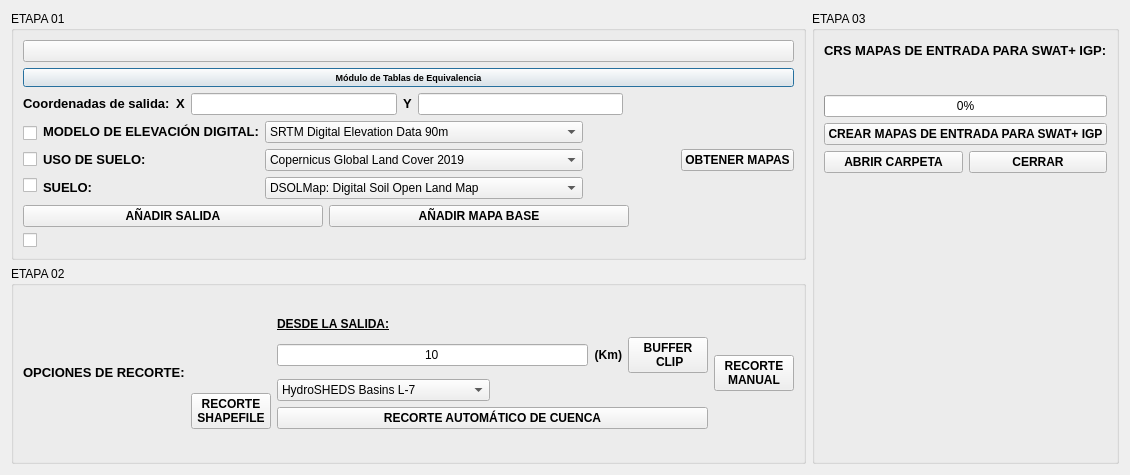
<?xml version="1.0" encoding="UTF-8"?>
<ui version="4.0">
 <class>BaseDialog_GEE</class>
 <widget class="QDialog" name="BaseDialog_GEE">
  <property name="geometry">
   <rect>
    <x>0</x>
    <y>0</y>
    <width>927</width>
    <height>475</height>
   </rect>
  </property>
  <property name="cursor">
   <cursorShape>ArrowCursor</cursorShape>
  </property>
  <property name="focusPolicy">
   <enum>Qt::NoFocus</enum>
  </property>
  <property name="contextMenuPolicy">
   <enum>Qt::DefaultContextMenu</enum>
  </property>
  <property name="windowTitle">
   <string>Tablas de Equivalencia (fuentes Globales)</string>
  </property>
  <property name="windowIcon">
   <iconset resource="resources.qrc">
    <normaloff>:/imgMapSWAT/images/icon.png</normaloff>:/imgMapSWAT/images/icon.png</iconset>
  </property>
  <property name="styleSheet">
   <string notr="true"/>
  </property>
  <property name="sizeGripEnabled">
   <bool>false</bool>
  </property>
  <layout class="QGridLayout" name="gridLayout_4">
   <item row="0" column="0">
    <layout class="QHBoxLayout" name="horizontalLayout_12">
     <item>
      <layout class="QVBoxLayout" name="verticalLayout_10">
       <item>
        <widget class="QGroupBox" name="groupBox">
         <property name="title">
          <string>ETAPA 01</string>
         </property>
         <layout class="QGridLayout" name="gridLayout">
          <item row="3" column="0">
           <layout class="QHBoxLayout" name="horizontalLayout_6">
            <item>
             <layout class="QHBoxLayout" name="horizontalLayout">
              <item>
               <widget class="QCheckBox" name="checkBox_GWFLOW">
                <property name="text">
                 <string/>
                </property>
               </widget>
              </item>
              <item>
               <widget class="QLabel" name="labelGWFLOW">
                <property name="text">
                 <string>&lt;html&gt;&lt;head/&gt;&lt;body&gt;&lt;p&gt;&lt;span style=&quot; font-size:10pt; font-weight:600;&quot;/&gt;&lt;/p&gt;&lt;/body&gt;&lt;/html&gt;</string>
                </property>
                <property name="textFormat">
                 <enum>Qt::RichText</enum>
                </property>
               </widget>
              </item>
             </layout>
            </item>
            <item>
             <widget class="QLabel" name="labelOR">
              <property name="maximumSize">
               <size>
                <width>25</width>
                <height>25</height>
               </size>
              </property>
              <property name="font">
               <font>
                <pointsize>10</pointsize>
                <weight>75</weight>
                <italic>false</italic>
                <bold>true</bold>
                <underline>false</underline>
               </font>
              </property>
              <property name="styleSheet">
               <string notr="true">color: rgb(0, 170, 0);</string>
              </property>
              <property name="text">
               <string/>
              </property>
              <property name="textFormat">
               <enum>Qt::PlainText</enum>
              </property>
              <property name="pixmap">
               <pixmap resource="resources.qrc">:/imgMapSWAT/images/arrow.png</pixmap>
              </property>
              <property name="scaledContents">
               <bool>true</bool>
              </property>
              <property name="alignment">
               <set>Qt::AlignRight|Qt::AlignTrailing|Qt::AlignVCenter</set>
              </property>
             </widget>
            </item>
           </layout>
          </item>
          <item row="1" column="0">
           <widget class="QPushButton" name="pushButton_Info">
            <property name="font">
             <font>
              <pointsize>7</pointsize>
              <weight>75</weight>
              <bold>true</bold>
             </font>
            </property>
            <property name="text">
             <string>Módulo de Tablas de Equivalencia</string>
            </property>
            <property name="icon">
             <iconset resource="resources.qrc">
              <normaloff>:/imgMapSWAT/images/info2.png</normaloff>:/imgMapSWAT/images/info2.png</iconset>
            </property>
           </widget>
          </item>
          <item row="2" column="0">
           <layout class="QHBoxLayout" name="horizontalLayout_7">
            <item>
             <layout class="QVBoxLayout" name="verticalLayout_5">
              <item>
               <layout class="QHBoxLayout" name="horizontalLayout_3">
                <item>
                 <widget class="QLabel" name="labelOutlet">
                  <property name="text">
                   <string>&lt;html&gt;&lt;head/&gt;&lt;body&gt;&lt;p&gt;&lt;span style=&quot; font-size:10pt; font-weight:600;&quot;&gt;Coordenadas de salida:&lt;/span&gt;&lt;/p&gt;&lt;/body&gt;&lt;/html&gt;</string>
                  </property>
                  <property name="textFormat">
                   <enum>Qt::RichText</enum>
                  </property>
                 </widget>
                </item>
                <item>
                 <widget class="QLabel" name="labelX">
                  <property name="text">
                   <string>&lt;html&gt;&lt;head/&gt;&lt;body&gt;&lt;p&gt;&lt;span style=&quot; font-size:10pt; font-weight:600;&quot;&gt;X&lt;/span&gt;&lt;/p&gt;&lt;/body&gt;&lt;/html&gt;</string>
                  </property>
                  <property name="textFormat">
                   <enum>Qt::RichText</enum>
                  </property>
                 </widget>
                </item>
                <item>
                 <widget class="QLineEdit" name="lineX">
                  <property name="alignment">
                   <set>Qt::AlignCenter</set>
                  </property>
                 </widget>
                </item>
                <item>
                 <widget class="QLabel" name="labelY">
                  <property name="text">
                   <string>&lt;html&gt;&lt;head/&gt;&lt;body&gt;&lt;p&gt;&lt;span style=&quot; font-size:10pt; font-weight:600;&quot;&gt;Y&lt;/span&gt;&lt;/p&gt;&lt;/body&gt;&lt;/html&gt;</string>
                  </property>
                  <property name="textFormat">
                   <enum>Qt::RichText</enum>
                  </property>
                 </widget>
                </item>
                <item>
                 <widget class="QLineEdit" name="lineY">
                  <property name="alignment">
                   <set>Qt::AlignCenter</set>
                  </property>
                 </widget>
                </item>
                <item>
                 <widget class="QgsProjectionSelectionWidget" name="mQgsProjection_Outlet">
                  <property name="font">
                   <font>
                    <weight>75</weight>
                    <bold>true</bold>
                   </font>
                  </property>
                 </widget>
                </item>
               </layout>
              </item>
              <item>
               <layout class="QHBoxLayout" name="horizontalLayout_2">
                <item>
                 <layout class="QVBoxLayout" name="verticalLayout_3">
                  <item>
                   <widget class="QCheckBox" name="checkBox_DEM">
                    <property name="text">
                     <string/>
                    </property>
                   </widget>
                  </item>
                  <item>
                   <widget class="QCheckBox" name="checkBox_Landuse">
                    <property name="text">
                     <string/>
                    </property>
                   </widget>
                  </item>
                  <item>
                   <widget class="QCheckBox" name="checkBox_Soil">
                    <property name="text">
                     <string/>
                    </property>
                   </widget>
                  </item>
                 </layout>
                </item>
                <item>
                 <layout class="QVBoxLayout" name="verticalLayout_2">
                  <item>
                   <widget class="QLabel" name="labelDEM">
                    <property name="text">
                     <string>&lt;html&gt;&lt;head/&gt;&lt;body&gt;&lt;p&gt;&lt;span style=&quot; font-size:10pt; font-weight:600;&quot;&gt;MODELO DE ELEVACIÓN DIGITAL:&lt;/span&gt;&lt;/p&gt;&lt;/body&gt;&lt;/html&gt;</string>
                    </property>
                    <property name="textFormat">
                     <enum>Qt::RichText</enum>
                    </property>
                   </widget>
                  </item>
                  <item>
                   <widget class="QLabel" name="labelLanduse">
                    <property name="text">
                     <string>&lt;html&gt;&lt;head/&gt;&lt;body&gt;&lt;p&gt;&lt;span style=&quot; font-size:10pt; font-weight:600;&quot;&gt;USO DE SUELO:&lt;/span&gt;&lt;/p&gt;&lt;/body&gt;&lt;/html&gt;</string>
                    </property>
                    <property name="textFormat">
                     <enum>Qt::RichText</enum>
                    </property>
                   </widget>
                  </item>
                  <item>
                   <widget class="QLabel" name="labelSoil">
                    <property name="text">
                     <string>&lt;html&gt;&lt;head/&gt;&lt;body&gt;&lt;p&gt;&lt;span style=&quot; font-size:10pt; font-weight:600;&quot;&gt;SUELO:&lt;/span&gt;&lt;/p&gt;&lt;/body&gt;&lt;/html&gt;</string>
                    </property>
                    <property name="textFormat">
                     <enum>Qt::RichText</enum>
                    </property>
                   </widget>
                  </item>
                 </layout>
                </item>
                <item>
                 <layout class="QVBoxLayout" name="verticalLayout">
                  <item>
                   <widget class="QComboBox" name="comboBox_DEM">
                    <item>
                     <property name="text">
                      <string>SRTM Digital Elevation Data 90m</string>
                     </property>
                    </item>
                    <item>
                     <property name="text">
                      <string>NASADEM Digital Elevation 30m</string>
                     </property>
                    </item>
                    <item>
                     <property name="text">
                      <string>Copernicus DEM GLO-30m</string>
                     </property>
                    </item>
                   </widget>
                  </item>
                  <item>
                   <widget class="QComboBox" name="comboBox_LANDUSE">
                    <item>
                     <property name="text">
                      <string>Copernicus Global Land Cover 2019</string>
                     </property>
                    </item>
                    <item>
                     <property name="text">
                      <string>GlobCover: Global Land Cover Map 2009</string>
                     </property>
                    </item>
                    <item>
                     <property name="text">
                      <string>Copernicus CORINE Land Cover 1990 (only Europe)</string>
                     </property>
                    </item>
                    <item>
                     <property name="text">
                      <string>Copernicus CORINE Land Cover 2000 (only Europe)</string>
                     </property>
                    </item>
                    <item>
                     <property name="text">
                      <string>Copernicus CORINE Land Cover 2006 (only Europe)</string>
                     </property>
                    </item>
                    <item>
                     <property name="text">
                      <string>Copernicus CORINE Land Cover 2012 (only Europe)</string>
                     </property>
                    </item>
                    <item>
                     <property name="text">
                      <string>Copernicus CORINE Land Cover 2018 (only Europe)</string>
                     </property>
                    </item>
                   </widget>
                  </item>
                  <item>
                   <widget class="QComboBox" name="comboBox_SOIL">
                    <item>
                     <property name="text">
                      <string>DSOLMap: Digital Soil Open Land Map</string>
                     </property>
                    </item>
                   </widget>
                  </item>
                 </layout>
                </item>
                <item>
                 <layout class="QVBoxLayout" name="verticalLayout_4">
                  <item>
                   <widget class="QPushButton" name="pushButton_infoMaps">
                    <property name="text">
                     <string/>
                    </property>
                    <property name="icon">
                     <iconset resource="resources.qrc">
                      <normaloff>:/imgMapSWAT/images/info2.png</normaloff>:/imgMapSWAT/images/info2.png</iconset>
                    </property>
                    <property name="autoDefault">
                     <bool>false</bool>
                    </property>
                    <property name="flat">
                     <bool>true</bool>
                    </property>
                   </widget>
                  </item>
                  <item>
                   <widget class="QPushButton" name="pushButton_infoMaps_2">
                    <property name="text">
                     <string/>
                    </property>
                    <property name="icon">
                     <iconset resource="resources.qrc">
                      <normaloff>:/imgMapSWAT/images/info2.png</normaloff>:/imgMapSWAT/images/info2.png</iconset>
                    </property>
                    <property name="autoDefault">
                     <bool>false</bool>
                    </property>
                    <property name="flat">
                     <bool>true</bool>
                    </property>
                   </widget>
                  </item>
                  <item>
                   <widget class="QPushButton" name="pushButton_infoMaps_3">
                    <property name="text">
                     <string/>
                    </property>
                    <property name="icon">
                     <iconset resource="resources.qrc">
                      <normaloff>:/imgMapSWAT/images/info2.png</normaloff>:/imgMapSWAT/images/info2.png</iconset>
                    </property>
                    <property name="autoDefault">
                     <bool>false</bool>
                    </property>
                    <property name="flat">
                     <bool>true</bool>
                    </property>
                   </widget>
                  </item>
                 </layout>
                </item>
               </layout>
              </item>
              <item>
               <layout class="QHBoxLayout" name="horizontalLayout_4">
                <item>
                 <widget class="QPushButton" name="pushButton_point">
                  <property name="font">
                   <font>
                    <weight>75</weight>
                    <bold>true</bold>
                   </font>
                  </property>
                  <property name="text">
                   <string>AÑADIR SALIDA</string>
                  </property>
                  <property name="icon">
                   <iconset resource="resources.qrc">
                    <normaloff>:/imgMapSWAT/images/point.png</normaloff>:/imgMapSWAT/images/point.png</iconset>
                  </property>
                 </widget>
                </item>
                <item>
                 <widget class="QPushButton" name="pushButton_AddBasemap">
                  <property name="font">
                   <font>
                    <weight>75</weight>
                    <bold>true</bold>
                   </font>
                  </property>
                  <property name="text">
                   <string>AÑADIR MAPA BASE</string>
                  </property>
                  <property name="icon">
                   <iconset resource="resources.qrc">
                    <normaloff>:/imgMapSWAT/images/basemap.png</normaloff>:/imgMapSWAT/images/basemap.png</iconset>
                  </property>
                 </widget>
                </item>
               </layout>
              </item>
             </layout>
            </item>
            <item>
             <layout class="QVBoxLayout" name="verticalLayout_6">
              <item>
               <layout class="QHBoxLayout" name="horizontalLayout_5">
                <item>
                 <widget class="QPushButton" name="pushButton_infoMaps_5">
                  <property name="text">
                   <string/>
                  </property>
                  <property name="icon">
                   <iconset resource="resources.qrc">
                    <normaloff>:/imgMapSWAT/images/info2.png</normaloff>:/imgMapSWAT/images/info2.png</iconset>
                  </property>
                  <property name="autoDefault">
                   <bool>false</bool>
                  </property>
                  <property name="flat">
                   <bool>true</bool>
                  </property>
                 </widget>
                </item>
                <item>
                 <widget class="QPushButton" name="pushButton_GetMaps">
                  <property name="font">
                   <font>
                    <weight>75</weight>
                    <bold>true</bold>
                   </font>
                  </property>
                  <property name="text">
                   <string>OBTENER MAPAS</string>
                  </property>
                  <property name="icon">
                   <iconset resource="resources.qrc">
                    <normaloff>:/imgMapSWAT/images/world.png</normaloff>:/imgMapSWAT/images/world.png</iconset>
                  </property>
                 </widget>
                </item>
               </layout>
              </item>
             </layout>
            </item>
           </layout>
          </item>
          <item row="0" column="0">
           <widget class="QPushButton" name="pushButton_coffee">
            <property name="text">
             <string/>
            </property>
            <property name="icon">
             <iconset resource="resources.qrc">
              <normaloff>:/imgMapSWAT/images/coffee.png</normaloff>:/imgMapSWAT/images/coffee.png</iconset>
            </property>
            <property name="iconSize">
             <size>
              <width>100</width>
              <height>30</height>
             </size>
            </property>
           </widget>
          </item>
         </layout>
        </widget>
       </item>
       <item>
        <widget class="QGroupBox" name="groupBox_2">
         <property name="title">
          <string>ETAPA 02</string>
         </property>
         <layout class="QGridLayout" name="gridLayout_2">
          <item row="0" column="0">
           <layout class="QHBoxLayout" name="horizontalLayout_10">
            <item>
             <widget class="QLabel" name="labelSoilClipping">
              <property name="font">
               <font>
                <underline>false</underline>
               </font>
              </property>
              <property name="text">
               <string>&lt;html&gt;&lt;head/&gt;&lt;body&gt;&lt;p&gt;&lt;span style=&quot; font-size:10pt; font-weight:600;&quot;&gt;OPCIONES DE RECORTE:&lt;/span&gt;&lt;/p&gt;&lt;/body&gt;&lt;/html&gt;</string>
              </property>
              <property name="textFormat">
               <enum>Qt::RichText</enum>
              </property>
             </widget>
            </item>
            <item>
             <layout class="QVBoxLayout" name="verticalLayout_7">
              <item>
               <widget class="QgsFileWidget" name="mQgsFileWidget_Polygon"/>
              </item>
              <item>
               <widget class="QPushButton" name="pushButton_SHAPEFILE">
                <property name="font">
                 <font>
                  <weight>75</weight>
                  <bold>true</bold>
                 </font>
                </property>
                <property name="text">
                 <string>RECORTE
SHAPEFILE</string>
                </property>
                <property name="icon">
                 <iconset resource="resources.qrc">
                  <normaloff>:/imgMapSWAT/images/upload.png</normaloff>:/imgMapSWAT/images/upload.png</iconset>
                </property>
                <property name="iconSize">
                 <size>
                  <width>25</width>
                  <height>25</height>
                 </size>
                </property>
               </widget>
              </item>
             </layout>
            </item>
            <item>
             <layout class="QVBoxLayout" name="verticalLayout_8">
              <item>
               <widget class="QLabel" name="labelBuffer_2">
                <property name="text">
                 <string>&lt;html&gt;&lt;head/&gt;&lt;body&gt;&lt;p&gt;&lt;span style=&quot; font-weight:600; text-decoration: underline;&quot;&gt;DESDE LA SALIDA:&lt;/span&gt;&lt;/p&gt;&lt;/body&gt;&lt;/html&gt;</string>
                </property>
                <property name="textFormat">
                 <enum>Qt::RichText</enum>
                </property>
               </widget>
              </item>
              <item>
               <layout class="QHBoxLayout" name="horizontalLayout_8">
                <item>
                 <widget class="QLineEdit" name="lineBuffer">
                  <property name="text">
                   <string>10</string>
                  </property>
                  <property name="alignment">
                   <set>Qt::AlignCenter</set>
                  </property>
                 </widget>
                </item>
                <item>
                 <widget class="QLabel" name="labelBuffer">
                  <property name="text">
                   <string>&lt;html&gt;&lt;head/&gt;&lt;body&gt;&lt;p align=&quot;right&quot;&gt;&lt;span style=&quot; font-weight:600;&quot;&gt;(Km)&lt;/span&gt;&lt;/p&gt;&lt;/body&gt;&lt;/html&gt;</string>
                  </property>
                  <property name="textFormat">
                   <enum>Qt::RichText</enum>
                  </property>
                 </widget>
                </item>
                <item>
                 <widget class="QPushButton" name="pushButton_BUFFER">
                  <property name="font">
                   <font>
                    <weight>75</weight>
                    <bold>true</bold>
                   </font>
                  </property>
                  <property name="text">
                   <string>BUFFER
 CLIP</string>
                  </property>
                 </widget>
                </item>
               </layout>
              </item>
              <item>
               <layout class="QHBoxLayout" name="horizontalLayout_9">
                <item>
                 <widget class="QComboBox" name="comboBox_AUTOBASIN">
                  <item>
                   <property name="text">
                    <string>HydroSHEDS Basins L-7</string>
                   </property>
                  </item>
                  <item>
                   <property name="text">
                    <string>HydroSHEDS Basins L-8</string>
                   </property>
                  </item>
                  <item>
                   <property name="text">
                    <string>HydroSHEDS Basins L-9</string>
                   </property>
                  </item>
                  <item>
                   <property name="text">
                    <string>HydroSHEDS Basins L-10</string>
                   </property>
                  </item>
                  <item>
                   <property name="text">
                    <string>HydroSHEDS Basins L-11</string>
                   </property>
                  </item>
                  <item>
                   <property name="text">
                    <string>HydroSHEDS Basins L-12</string>
                   </property>
                  </item>
                 </widget>
                </item>
                <item>
                 <widget class="QPushButton" name="pushButton_infoMaps_4">
                  <property name="text">
                   <string/>
                  </property>
                  <property name="icon">
                   <iconset resource="resources.qrc">
                    <normaloff>:/imgMapSWAT/images/info2.png</normaloff>:/imgMapSWAT/images/info2.png</iconset>
                  </property>
                  <property name="autoDefault">
                   <bool>false</bool>
                  </property>
                  <property name="flat">
                   <bool>true</bool>
                  </property>
                 </widget>
                </item>
               </layout>
              </item>
              <item>
               <widget class="QPushButton" name="pushButton_AUTOBASIN">
                <property name="font">
                 <font>
                  <weight>75</weight>
                  <bold>true</bold>
                 </font>
                </property>
                <property name="text">
                 <string>RECORTE AUTOMÁTICO DE CUENCA</string>
                </property>
               </widget>
              </item>
             </layout>
            </item>
            <item>
             <widget class="QPushButton" name="pushButton_MANUAL">
              <property name="font">
               <font>
                <weight>75</weight>
                <bold>true</bold>
               </font>
              </property>
              <property name="text">
               <string>RECORTE
MANUAL</string>
              </property>
              <property name="icon">
               <iconset resource="resources.qrc">
                <normaloff>:/imgMapSWAT/images/shape.png</normaloff>:/imgMapSWAT/images/shape.png</iconset>
              </property>
              <property name="iconSize">
               <size>
                <width>25</width>
                <height>25</height>
               </size>
              </property>
             </widget>
            </item>
           </layout>
          </item>
         </layout>
        </widget>
       </item>
      </layout>
     </item>
     <item>
      <widget class="QGroupBox" name="groupBox_3">
       <property name="title">
        <string>ETAPA 03</string>
       </property>
       <layout class="QGridLayout" name="gridLayout_3">
        <item row="0" column="0" colspan="2">
         <layout class="QVBoxLayout" name="verticalLayout_9">
          <item>
           <widget class="QLabel" name="labelSoilTargetCRS">
            <property name="font">
             <font>
              <underline>false</underline>
             </font>
            </property>
            <property name="text">
             <string>&lt;html&gt;&lt;head/&gt;&lt;body&gt;&lt;p&gt;&lt;span style=&quot; font-size:10pt; font-weight:600;&quot;&gt;CRS MAPAS DE ENTRADA PARA SWAT+ IGP:&lt;/span&gt;&lt;/p&gt;&lt;/body&gt;&lt;/html&gt;</string>
            </property>
            <property name="textFormat">
             <enum>Qt::RichText</enum>
            </property>
           </widget>
          </item>
          <item>
           <widget class="QgsProjectionSelectionWidget" name="mQgsProjection_Target">
            <property name="font">
             <font>
              <weight>75</weight>
              <bold>true</bold>
             </font>
            </property>
            <property name="contextMenuPolicy">
             <enum>Qt::DefaultContextMenu</enum>
            </property>
            <property name="layoutDirection">
             <enum>Qt::LeftToRight</enum>
            </property>
           </widget>
          </item>
          <item>
           <widget class="QProgressBar" name="progressBar">
            <property name="value">
             <number>0</number>
            </property>
           </widget>
          </item>
          <item>
           <widget class="QPushButton" name="pushButton_SWATinputs">
            <property name="font">
             <font>
              <weight>75</weight>
              <bold>true</bold>
             </font>
            </property>
            <property name="text">
             <string>CREAR MAPAS DE ENTRADA PARA SWAT+ IGP</string>
            </property>
           </widget>
          </item>
          <item>
           <layout class="QHBoxLayout" name="horizontalLayout_11">
            <item>
             <widget class="QPushButton" name="pushButton_Save">
              <property name="font">
               <font>
                <weight>75</weight>
                <bold>true</bold>
               </font>
              </property>
              <property name="text">
               <string>ABRIR CARPETA</string>
              </property>
             </widget>
            </item>
            <item>
             <widget class="QPushButton" name="pushButton_Close">
              <property name="font">
               <font>
                <weight>75</weight>
                <bold>true</bold>
               </font>
              </property>
              <property name="text">
               <string>CERRAR</string>
              </property>
              <property name="icon">
               <iconset resource="resources.qrc">
                <normaloff>:/imgMapSWAT/images/close.png</normaloff>:/imgMapSWAT/images/close.png</iconset>
              </property>
             </widget>
            </item>
           </layout>
          </item>
         </layout>
        </item>
        <item row="2" column="0">
         <widget class="QLabel" name="labelCheck_coffee">
          <property name="font">
           <font>
            <pointsize>10</pointsize>
            <weight>75</weight>
            <italic>false</italic>
            <bold>true</bold>
            <underline>false</underline>
           </font>
          </property>
          <property name="styleSheet">
           <string notr="true">color: rgb(0, 170, 0);</string>
          </property>
          <property name="text">
           <string/>
          </property>
          <property name="textFormat">
           <enum>Qt::PlainText</enum>
          </property>
          <property name="alignment">
           <set>Qt::AlignRight|Qt::AlignTrailing|Qt::AlignVCenter</set>
          </property>
         </widget>
        </item>
        <item row="2" column="1">
         <widget class="QLabel" name="labelPath">
          <property name="font">
           <font>
            <weight>75</weight>
            <italic>false</italic>
            <bold>true</bold>
            <underline>false</underline>
           </font>
          </property>
          <property name="layoutDirection">
           <enum>Qt::LeftToRight</enum>
          </property>
          <property name="text">
           <string/>
          </property>
          <property name="textFormat">
           <enum>Qt::PlainText</enum>
          </property>
          <property name="alignment">
           <set>Qt::AlignRight|Qt::AlignTrailing|Qt::AlignVCenter</set>
          </property>
         </widget>
        </item>
        <item row="1" column="0">
         <widget class="QLabel" name="label_3">
          <property name="layoutDirection">
           <enum>Qt::LeftToRight</enum>
          </property>
          <property name="text">
           <string>&lt;html&gt;&lt;head/&gt;&lt;body&gt;&lt;p&gt;&lt;img src=&quot;:/imgMapSWAT/images/MapSWAT_GEE.png&quot;/&gt;&lt;/p&gt;&lt;/body&gt;&lt;/html&gt;</string>
          </property>
          <property name="alignment">
           <set>Qt::AlignCenter</set>
          </property>
         </widget>
        </item>
       </layout>
      </widget>
     </item>
    </layout>
   </item>
  </layout>
 </widget>
 <customwidgets>
  <customwidget>
   <class>QgsFileWidget</class>
   <extends>QWidget</extends>
   <header>qgsfilewidget.h</header>
  </customwidget>
  <customwidget>
   <class>QgsProjectionSelectionWidget</class>
   <extends>QWidget</extends>
   <header>qgsprojectionselectionwidget.h</header>
  </customwidget>
 </customwidgets>
 <resources>
  <include location="resources.qrc"/>
 </resources>
 <connections>
  <connection>
   <sender>pushButton_Save</sender>
   <signal>clicked()</signal>
   <receiver>BaseDialog_GEE</receiver>
   <slot>Open()</slot>
   <hints>
    <hint type="sourcelabel">
     <x>473</x>
     <y>491</y>
    </hint>
    <hint type="destinationlabel">
     <x>435</x>
     <y>489</y>
    </hint>
   </hints>
  </connection>
  <connection>
   <sender>pushButton_Close</sender>
   <signal>clicked()</signal>
   <receiver>BaseDialog_GEE</receiver>
   <slot>Close()</slot>
   <hints>
    <hint type="sourcelabel">
     <x>628</x>
     <y>494</y>
    </hint>
    <hint type="destinationlabel">
     <x>672</x>
     <y>495</y>
    </hint>
   </hints>
  </connection>
  <connection>
   <sender>pushButton_Info</sender>
   <signal>clicked()</signal>
   <receiver>BaseDialog_GEE</receiver>
   <slot>info()</slot>
   <hints>
    <hint type="sourcelabel">
     <x>140</x>
     <y>530</y>
    </hint>
    <hint type="destinationlabel">
     <x>674</x>
     <y>484</y>
    </hint>
   </hints>
  </connection>
  <connection>
   <sender>pushButton_point</sender>
   <signal>clicked()</signal>
   <receiver>BaseDialog_GEE</receiver>
   <slot>AddOutlet()</slot>
   <hints>
    <hint type="sourcelabel">
     <x>337</x>
     <y>67</y>
    </hint>
    <hint type="destinationlabel">
     <x>324</x>
     <y>3</y>
    </hint>
   </hints>
  </connection>
  <connection>
   <sender>pushButton_AddBasemap</sender>
   <signal>clicked()</signal>
   <receiver>BaseDialog_GEE</receiver>
   <slot>AddBasemap()</slot>
   <hints>
    <hint type="sourcelabel">
     <x>340</x>
     <y>203</y>
    </hint>
    <hint type="destinationlabel">
     <x>314</x>
     <y>226</y>
    </hint>
   </hints>
  </connection>
  <connection>
   <sender>pushButton_GetMaps</sender>
   <signal>clicked()</signal>
   <receiver>BaseDialog_GEE</receiver>
   <slot>GetMaps()</slot>
   <hints>
    <hint type="sourcelabel">
     <x>307</x>
     <y>192</y>
    </hint>
    <hint type="destinationlabel">
     <x>288</x>
     <y>226</y>
    </hint>
   </hints>
  </connection>
  <connection>
   <sender>pushButton_MANUAL</sender>
   <signal>clicked()</signal>
   <receiver>BaseDialog_GEE</receiver>
   <slot>Clip_New()</slot>
   <hints>
    <hint type="sourcelabel">
     <x>92</x>
     <y>315</y>
    </hint>
    <hint type="destinationlabel">
     <x>122</x>
     <y>364</y>
    </hint>
   </hints>
  </connection>
  <connection>
   <sender>pushButton_SHAPEFILE</sender>
   <signal>clicked()</signal>
   <receiver>BaseDialog_GEE</receiver>
   <slot>Clip_Old()</slot>
   <hints>
    <hint type="sourcelabel">
     <x>333</x>
     <y>320</y>
    </hint>
    <hint type="destinationlabel">
     <x>287</x>
     <y>367</y>
    </hint>
   </hints>
  </connection>
  <connection>
   <sender>pushButton_BUFFER</sender>
   <signal>clicked()</signal>
   <receiver>BaseDialog_GEE</receiver>
   <slot>Clip_Extension()</slot>
   <hints>
    <hint type="sourcelabel">
     <x>609</x>
     <y>274</y>
    </hint>
    <hint type="destinationlabel">
     <x>517</x>
     <y>226</y>
    </hint>
   </hints>
  </connection>
  <connection>
   <sender>pushButton_AUTOBASIN</sender>
   <signal>clicked()</signal>
   <receiver>BaseDialog_GEE</receiver>
   <slot>Clip_Autobasin()</slot>
   <hints>
    <hint type="sourcelabel">
     <x>561</x>
     <y>345</y>
    </hint>
    <hint type="destinationlabel">
     <x>570</x>
     <y>366</y>
    </hint>
   </hints>
  </connection>
  <connection>
   <sender>pushButton_SWATinputs</sender>
   <signal>clicked()</signal>
   <receiver>BaseDialog_GEE</receiver>
   <slot>CREATE_INPUTS()</slot>
   <hints>
    <hint type="sourcelabel">
     <x>432</x>
     <y>432</y>
    </hint>
    <hint type="destinationlabel">
     <x>351</x>
     <y>486</y>
    </hint>
   </hints>
  </connection>
  <connection>
   <sender>pushButton_coffee</sender>
   <signal>clicked()</signal>
   <receiver>BaseDialog_GEE</receiver>
   <slot>coffee()</slot>
   <hints>
    <hint type="sourcelabel">
     <x>202</x>
     <y>539</y>
    </hint>
    <hint type="destinationlabel">
     <x>215</x>
     <y>516</y>
    </hint>
   </hints>
  </connection>
  <connection>
   <sender>pushButton_infoMaps</sender>
   <signal>clicked()</signal>
   <receiver>BaseDialog_GEE</receiver>
   <slot>infoDEM()</slot>
   <hints>
    <hint type="sourcelabel">
     <x>495</x>
     <y>95</y>
    </hint>
    <hint type="destinationlabel">
     <x>438</x>
     <y>4</y>
    </hint>
   </hints>
  </connection>
  <connection>
   <sender>pushButton_infoMaps_2</sender>
   <signal>clicked()</signal>
   <receiver>BaseDialog_GEE</receiver>
   <slot>infoLanduse()</slot>
   <hints>
    <hint type="sourcelabel">
     <x>506</x>
     <y>130</y>
    </hint>
    <hint type="destinationlabel">
     <x>459</x>
     <y>9</y>
    </hint>
   </hints>
  </connection>
  <connection>
   <sender>pushButton_infoMaps_3</sender>
   <signal>clicked()</signal>
   <receiver>BaseDialog_GEE</receiver>
   <slot>infoSoil()</slot>
   <hints>
    <hint type="sourcelabel">
     <x>492</x>
     <y>164</y>
    </hint>
    <hint type="destinationlabel">
     <x>469</x>
     <y>0</y>
    </hint>
   </hints>
  </connection>
  <connection>
   <sender>pushButton_infoMaps_4</sender>
   <signal>clicked()</signal>
   <receiver>BaseDialog_GEE</receiver>
   <slot>infoAutobasin()</slot>
   <hints>
    <hint type="sourcelabel">
     <x>672</x>
     <y>322</y>
    </hint>
    <hint type="destinationlabel">
     <x>681</x>
     <y>368</y>
    </hint>
   </hints>
  </connection>
  <connection>
   <sender>pushButton_infoMaps_5</sender>
   <signal>clicked()</signal>
   <receiver>BaseDialog_GEE</receiver>
   <slot>infoGWFLOW()</slot>
   <hints>
    <hint type="sourcelabel">
     <x>215</x>
     <y>191</y>
    </hint>
    <hint type="destinationlabel">
     <x>200</x>
     <y>228</y>
    </hint>
   </hints>
  </connection>
 </connections>
 <slots>
  <slot>raster()</slot>
  <slot>aforo()</slot>
  <slot>stream()</slot>
  <slot>outlet()</slot>
  <slot>basin()</slot>
  <slot>RESET()</slot>
  <slot>AddMaps()</slot>
  <slot>Clip_New()</slot>
  <slot>CREATE_INPUTS()</slot>
  <slot>Clip_Extension()</slot>
  <slot>Clip_Old()</slot>
  <slot>Open()</slot>
  <slot>Close()</slot>
  <slot>Tables()</slot>
  <slot>info()</slot>
  <slot>merge()</slot>
  <slot>AddOutlet()</slot>
  <slot>AddBasemap()</slot>
  <slot>GetMaps()</slot>
  <slot>test()</slot>
  <slot>Clip_Autobasin()</slot>
  <slot>coffee()</slot>
  <slot>infoDEM()</slot>
  <slot>infoLanduse()</slot>
  <slot>infoSoil()</slot>
  <slot>infoAutobasin()</slot>
  <slot>infoGWFLOW()</slot>
 </slots>
</ui>
